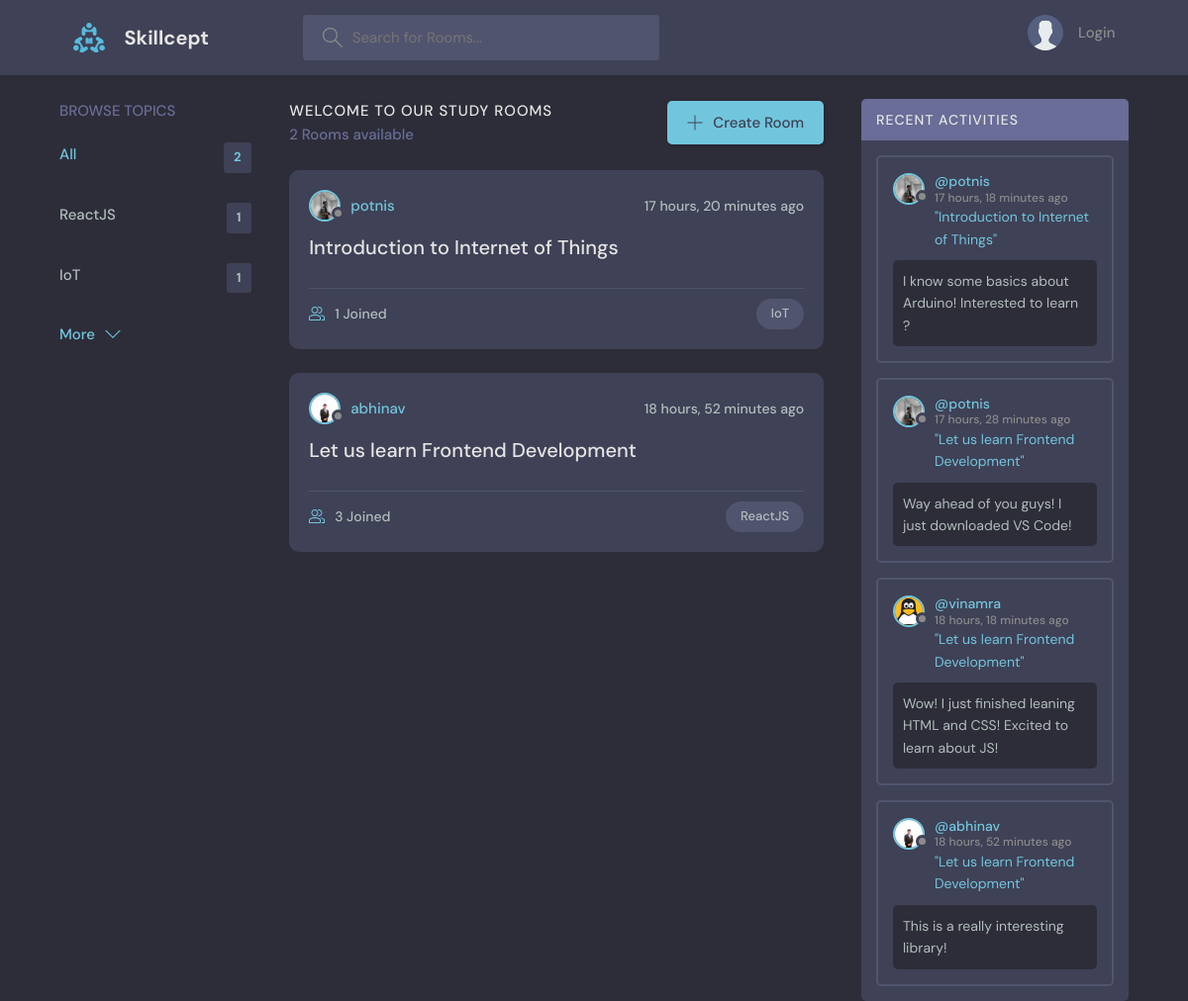
The app's page /, older data.
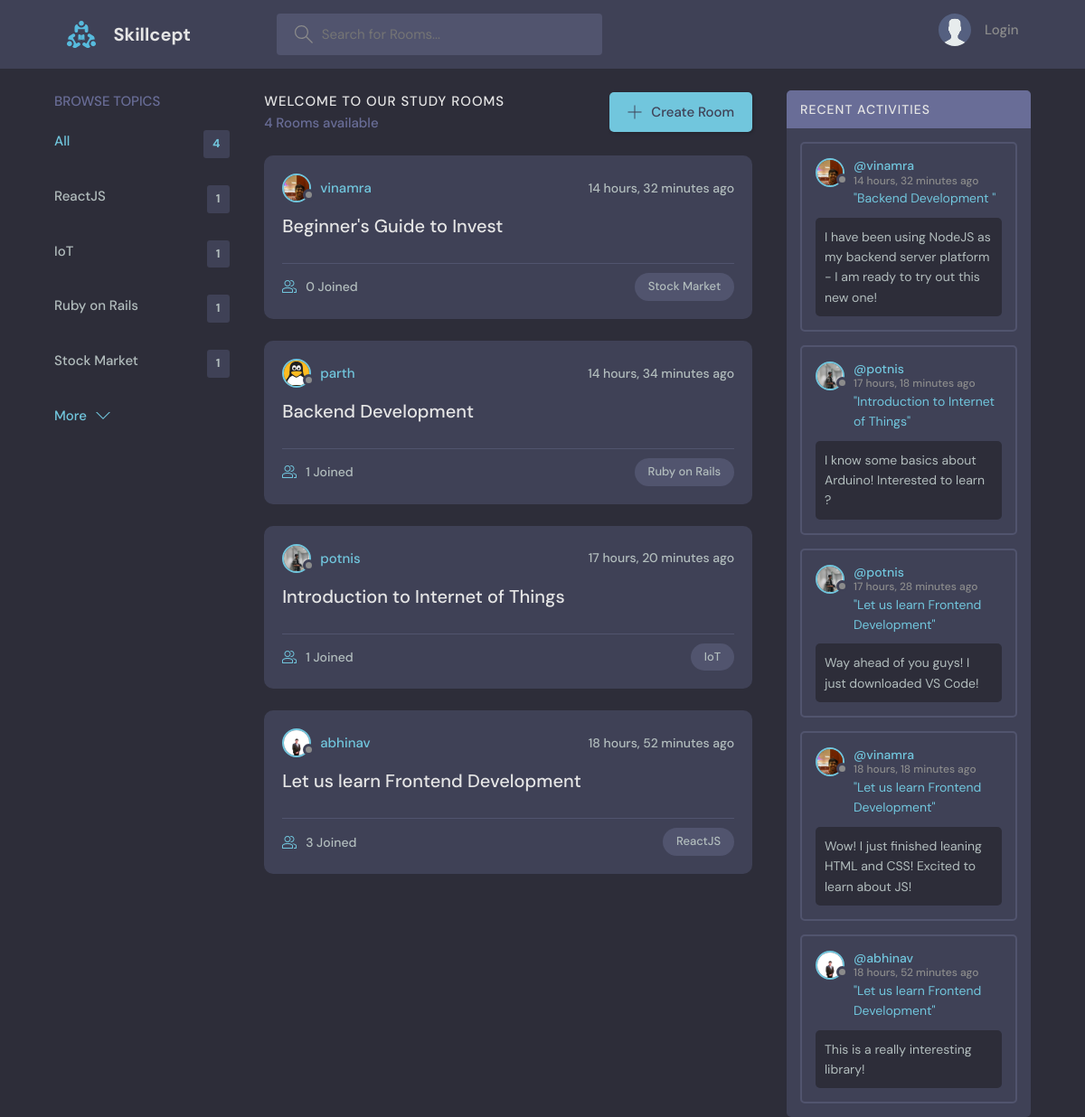
The same page, newer data.
### base/models.py (models this page shows, shortened)
class Topic(models.Model):
    name = models.CharField(max_length=200)

class Room(models.Model):
    host = models.ForeignKey(User, null=True, on_delete=models.SET_NULL)
    topic = models.ForeignKey(Topic, null=True, on_delete=models.SET_NULL)
    name = models.CharField(max_length=200)
    description = models.TextField(null=True, blank=True)
    participants = models.ManyToManyField(User, related_name='participants', blank=True)
    updated = models.DateTimeField(auto_now=True)
    created = models.DateTimeField(auto_now_add=True)
    class Meta:
        ordering = ['-updated', '-created']
    def __str__(self):
        return self.name

class User(AbstractUser):
    name = models.CharField(max_length=200, null=True, unique=True)
    email = models.EmailField(null=True, unique=True)
    bio = models.TextField(null=True)
    avatar = models.ImageField(null=True, default='nophoto.svg')
    USERNAME_FIELD = 'email'
    REQUIRED_FIELDS =  []

class Message(models.Model):
    user = models.ForeignKey(User, on_delete=models.CASCADE)
    room = models.ForeignKey(Room, on_delete=models.CASCADE)
    body = models.TextField()
    updated = models.DateTimeField(auto_now=True)
    created = models.DateTimeField(auto_now_add=True)
    class Meta:
        ordering = ['-updated', '-created']

### base/views.py (the view)
# urls.py: path('', views.home, name='home'),
def home(request):
    q = request.GET.get('q') if request.GET.get('q') != None else ''
    rooms = Room.objects.filter(Q(topic__name__icontains=q) | Q(name__icontains=q) | Q(description__icontains=q))
    topics = Topic.objects.all()[0:5]
    room_count = rooms.count()
    room_messages = Message.objects.filter(Q(room__topic__name__icontains=q))
    context = {'rooms': rooms, 'topics': topics, 'room_count': room_count, 'room_messages': room_messages}
    return render(request, 'base/home.html', context)

### base/templates/base/home.html (shortened to what this page needs)
{% extends 'main.html' %}
{% block content %}
<main class="layout layout--3">
  <div class="container">
    {% include 'base/topics_component.html' %}
    <div class="roomList">
      <div class="roomList__header">
        <div>
          <h2>Welcome to our Study Rooms</h2>
          <p>{{room_count}} Rooms available</p>
        </div>
        <a class="btn btn--main" href="{% url 'create-room' %}">
          <svg
            version="1.1"
            xmlns="http://www.w3.org/2000/svg"
            width="32"
            height="32"
            viewBox="0 0 32 32"
          >
            <title>add</title>
            <path
              d="M16.943 0.943h-1.885v14.115h-14.115v1.885h14.115v14.115h1.885v-14.115h14.115v-1.885h-14.115v-14.115z"
            ></path>
          </svg>
          Create Room
        </a>
      </div>
      {% include 'base/feed_component.html' %}
    </div>
    {% include 'base/activity_component.html' %}
  </div>
</main>
{% endblock %}

### base/templates/base/topics_component.html
<div class="topics">
  <div class="topics__header">
    <h2>Browse Topics</h2>
  </div>
  <ul class="topics__list">
    <li>
      <a href="{% url 'home' %}" class="active">All <span>{{topics.count}}</span></a>
    </li>
    {% for topic in topics %}
    <li>
      <a href="{% url 'home' %}?q={{topic.name}}">{{topic.name}}<span>{{topic.room_set.all.count}}</span></a>
    </li>
    {% endfor %}
  </ul>
  <a class="btn btn--link" href="{% url 'topics' %}">
    More
    <svg
      version="1.1"
      xmlns="http://www.w3.org/2000/svg"
      width="32"
      height="32"
      viewBox="0 0 32 32"
    >
      <title>chevron-down</title>
      <path d="M16 21l-13-13h-3l16 16 16-16h-3l-13 13z"></path>
    </svg>
  </a>
</div>

### base/templates/base/feed_component.html (shortened to what this page needs)
{% for room in rooms %}
    <div class="roomListRoom">
        <div class="roomListRoom__header">
        <a href="{% url 'user-profile' room.host.id %}" class="roomListRoom__author">
            <div class="avatar avatar--small">
            <img src="{{room.host.avatar.url}}" />
            </div>
            <span>{{room.host.username}}</span>
        </a>
        <div class="roomListRoom__actions">
            <span>{{room.created|timesince}} ago</span>
        </div>
        </div>
        <div class="roomListRoom__content">
        <a href="{% url 'room' room.id %}">{{room.name}}</a>
        </div>
        <div class="roomListRoom__meta">
        <a href="{% url 'room' room.id %}" class="roomListRoom__joined">
            {{room.participants.all.count}} Joined
        </a>
        <p class="roomListRoom__topic">{{room.topic.name}}</p>
        </div>
    </div>
{% endfor %}

### base/templates/base/activity_component.html (shortened to what this page needs)
<div class="activities">
  <div class="activities__header">
    <h2>Recent Activities</h2>
  </div>
  {% for message in room_messages %}
    <div class="activities__box">
        <div class="activities__boxHeader roomListRoom__header">
        <a href="{% url 'user-profile' message.user.id %}" class="roomListRoom__author">
            <div class="avatar avatar--small">
            <img src="{{message.user.avatar.url}}" />
            </div>
            <p> @{{message.user.username}} <br>  <span>{{message.created|timesince}} ago</span> </p>
        </a>
        <br>
        </div>
        <div class="activities__boxContent">
            <p>
                <a href="{% url 'room' message.room.id %}">"{{message.room}}"</a>
            </p>
            <div class="activities__boxRoomContent">
                {{message.body}}
            </div>
        </div>
    </div>
  {% endfor %}
</div>

Row changes from the older to the newer data that the page shows:
added Topic: name "Ruby on Rails", room_set.all.count "1"
added Topic: name "Stock Market", room_set.all.count "1"
added Room: host.avatar (picture), host.username "vinamra", created "14 hours, 32 minutes", name "Beginner's Guide to Invest", participants.all.count "0", topic.name "Stock Market"
added Room: host.avatar (placeholder picture), host.username "parth", created "14 hours, 34 minutes", name "Backend Development", participants.all.count "1", topic.name "Ruby on Rails"
added Message: user.avatar (picture), user.username "vinamra", created "14 hours, 32 minutes", room "Backend Development", body "I have been using NodeJS as my backend server platform - I am ready to try out this new one!"
changed through a linked row, Message "Wow! I just finished leaning HTML and CSS! Excited to learn about JS!": user.avatar: picture added in place of a placeholder
Text that changed along with them:
{{ topics.count }}: "2" → "4"
{{ room_count }}: "2" → "4"
